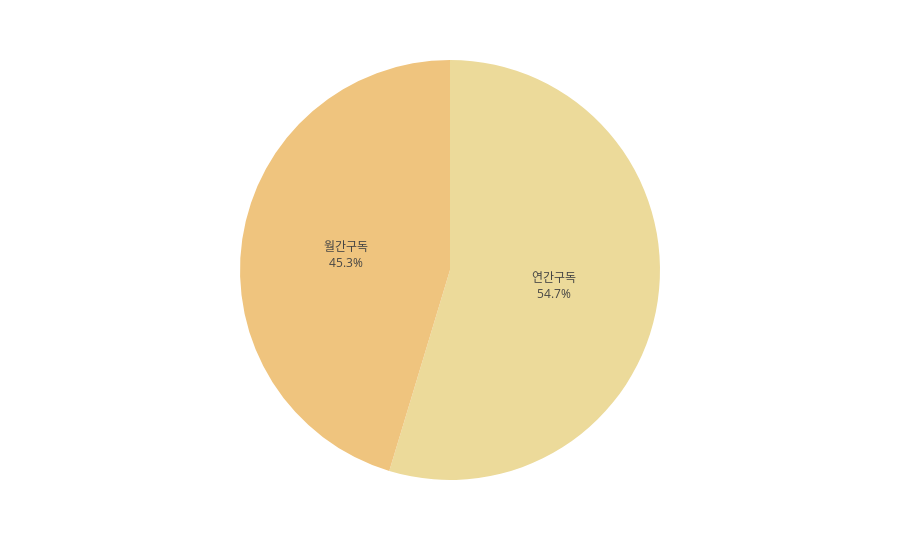

Here is the notebook cell this chart was saved with:
### Code cell
# product 시각화
fig = px.pie(values=sales['sales'],
             names=['연간구독','월간구독'],
             color_discrete_sequence=px.colors.sequential.Oryel)
fig.update_traces(textposition='inside', textinfo='percent+label')
fig.update_layout(showlegend=False)
fig.show()

### Figure 1 — Plotly figure (JSON) as saved in the notebook; plotly's stock layout.template omitted (floating-point values rounded to 4 significant figures)
{"data": [{"domain": {"x": [0, 1], "y": [0, 1]}, "hovertemplate": "label=%{label}<br>value=%{value}<extra></extra>", "labels": ["연간구독", "월간구독"], "legendgroup": "", "name": "", "showlegend": true, "textinfo": "percent+label", "textposition": "inside", "type": "pie", "values": [335524506, 278200984]}], "layout": {"legend": {"tracegroupgap": 0}, "margin": {"t": 60}, "piecolorway": ["rgb(236, 218, 154)", "rgb(239, 196, 126)", "rgb(243, 173, 106)", "rgb(247, 148, 93)", "rgb(249, 123, 87)", "rgb(246, 99, 86)", "rgb(238, 77, 90)"], "showlegend": false}}
